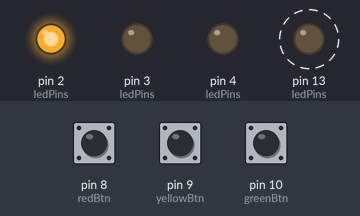
Bench run of a sketch on a simulated Arduino Uno, built with avr-gcc and run on an emulated ATmega328P. Parts: output pins drawn as LEDs (lit = HIGH). Dashed ring = blinking. The inputs (shaded band) are chosen by the test bench; at power-on: pin 10 (greenBtn) LOW, pin 9 (yellowBtn) LOW, pin 8 (redBtn) LOW. Random numbers use the default seed unless the sketch sets one; what the sketch prints to the serial monitor is not drawn.

Above: at 0.73 s.
1.3 s: pin 10 (greenBtn) pulled HIGH for 0.8 s
At 6.8 s:
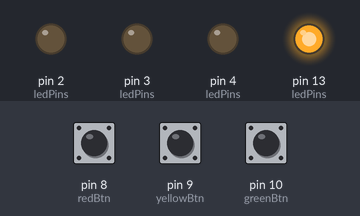
11.2 s: pin 10 (greenBtn) driven LOW
12.7 s: pin 9 (yellowBtn) pulled HIGH for 0.8 s
At 12.85 s:
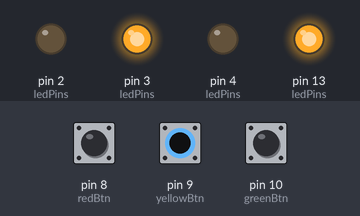
At 14.0 s:
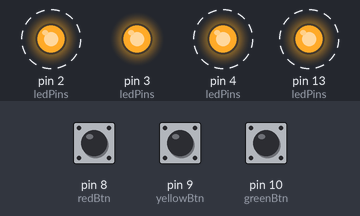
Timing chart, 0 to 17.0 s (numbered marks = the images above; inputs shaded):
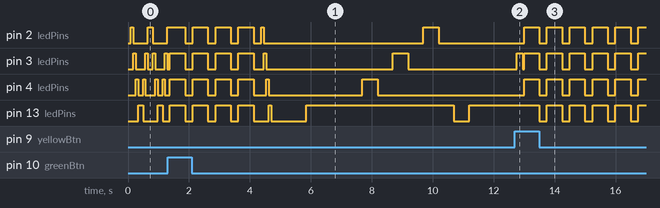

Measured:
- after the input at 11.2 s, every drawn part: stays the same
- after the input at 12.7 s, pin 2 (ledPins), pin 4 (ledPins): alternates HIGH for 0.50 s and LOW for 0.25 s, starting after 0.30 s; pin 3 (ledPins): goes HIGH 0.20 s, LOW 0.05 s, 5 × (HIGH 0.50 s, LOW 0.25 s), then HIGH, starting after 0.05 s; pin 13 (ledPins): alternates HIGH for 0.50 s and LOW for 0.25 s, starting after 0.80 s

The sketch:

simon.ino
```cpp
/*
  Simon Says
*/


// LED Pins
const int LED = 13;      // main
const int green = 2;     // good/continue
const int yellow = 3;    // Simon
const int red = 4;       // error/wrong
// led array
byte ledPins[] = { green, yellow, red, LED };
const int ledTotal = sizeof(ledPins);
byte gamePins[] = { green, yellow, red };
const int gamePinsTotal = sizeof(gamePins);


// set pin numbers:
const int redBtn = 8;
const int yellowBtn = 9;
const int greenBtn = 10;
byte buttons[] = {redBtn, yellowBtn, greenBtn};
const int buttonsTotal = sizeof(buttons);


// game variables
String state = "idle";   // game state
int gameRound = 1;
int pattern[9];
int patternLength = 0;
int playerPattern[9];
int playerPatternLength = 0;


// debouncing madness
long debounceDelay = 50;
// green
int green_buttonState;
int green_lastButtonState = LOW;
long green_lastDebounceTime = 0;
// yellow
int yellow_buttonState;
int yellow_lastButtonState = LOW;
long yellow_lastDebounceTime = 0;
// red
int red_buttonState;
int red_lastButtonState = LOW;
long red_lastDebounceTime = 0;


// setup
// ===================================
void setup() {
  Serial.begin(9600);
  Serial.println();
  Serial.println();
  Serial.println();
  Serial.println("===================================");
  Serial.println("|              SIMON              |");
  Serial.println("===================================");
  Serial.println();
  Serial.println();
  Serial.println();
  Serial.println("yes, hello. this is Simon");
  Serial.println();
  Serial.println();

  // make sure things are random
  randomSeed(analogRead(0));

  // initialize the LED pins (loop through LEDs array)
  for(int led = 0; led < ledTotal; led++) {
    pinMode(ledPins[led], OUTPUT);
  }

  // initialize buttons & enable pull-up resistors on switch pins
  for (byte i=0; i< buttonsTotal; i++) {
    pinMode(buttons[i], INPUT);
  }
}


// loop
// ===================================
void loop() {

// /*
  // check game state
  // ----------------------------
  // idle
  if(state == "idle"){
    // if btn is pressed -> start game
    if (digitalRead(greenBtn) == HIGH) {
      Serial.println("-- start --");
      alert();
      state = "simon";}
    else { knightRider();} // idle LED state
  }

  // game
  if(state == "simon"){
    // setting a new pattern
    simon();
  }

  if(state == "waiting"){
    turnOn(LED);

    // debouncing madness
    // - literally the example code copied 3 times..
    // all of these call registerInput(color);

    // green
    // ----------------------------
    int green_reading = digitalRead(greenBtn);
    if (green_reading != green_lastButtonState) {green_lastDebounceTime = millis();}
    if ((millis() - green_lastDebounceTime) > debounceDelay) {
      if (green_reading != green_buttonState) {
        green_buttonState = green_reading;
        if (green_buttonState == HIGH) {registerInput(green);}
      }
    }
    green_lastButtonState = green_reading;

    // yellow
    // ----------------------------
    int yellow_reading = digitalRead(yellowBtn);
    if (yellow_reading != yellow_lastButtonState) {yellow_lastDebounceTime = millis();}
    if ((millis() - yellow_lastDebounceTime) > debounceDelay) {
      if (yellow_reading != yellow_buttonState) {
        yellow_buttonState = yellow_reading;
        if (yellow_buttonState == HIGH) {registerInput(yellow);}
      }
    }
    yellow_lastButtonState = yellow_reading;

    // red
    // ----------------------------
    int red_reading = digitalRead(redBtn);
    if (red_reading != red_lastButtonState) {red_lastDebounceTime = millis();}
    if ((millis() - red_lastDebounceTime) > debounceDelay) {
      if (red_reading != red_buttonState) {
        red_buttonState = red_reading;
        if (red_buttonState == HIGH) {registerInput(red);}
      }
    }
    red_lastButtonState = red_reading;
  }

  // victory
  if(state == "victory"){
    alert();
    knightRider();
    delay(500);
    knightRider();
    if (digitalRead(greenBtn) == HIGH) {
      Serial.println("-- start --");
      alert();
      state = "simon";
    }
  }
// */

}


// game functions
// ===================================
void simon() {
  // /* ---------------------------- */
  // /             SIMON              /
  // /* ---------------------------- */
  // the game round determines the number of times each LED is turned on
  //    round 1 - all LEDs will be turned on once
  //    round 3 - all LEDs will be turned on 3 times
  // the order in which they are turned on is randomized
  // the player must match the pattern

  if(gameRound > 3) {
    Serial.println("you won!!!");
    state = "victory";
  } else {
    // make pattern
    generatePattern();

    Serial.print("Round: ");
    Serial.println(gameRound);

    // show pattern
    showPattern();

    // reset the user
    playerPatternLength = 0;

    // bring us back to Simon
    state = "waiting";
  }
}

void generatePattern() {
  // each LED gets turned on x game round
  // ----------------------------
  // shit gets weird here.
  // i'd be lying if i said i completely understood what i did here
  // koffee

  int one = patternLength;  // 0, 3, 6
  int two = one+1;          // 1, 4, 7
  int three = one+2;        // 2, 5, 8

  // get first random LED (2, 3, 4)
  int led = random(2, 5);
  pattern[one] = led;

  // 2
  if(led == 2) {
    pattern[two] = random(3, 5);
    // 2, 3
    if(pattern[two] == 3){
      pattern[three] = 4;   // 2, 3, 4
    }
    // 2, 4
    else {
      pattern[three] = 3;   // 2, 4, 3
    }
  // 3
  } else if(led == 3){
    // random choice between what happens here
    int coin = random(1, 3);
    if(coin == 1){
      // 3, 4, 2
      pattern[two] = 4;
      pattern[three] = 2;
    } else {
      // 3, 2, 4
      pattern[two] = 2;
      pattern[three] = 4;
    }
  // 4
  } else if(led == 4){
    pattern[two] = random(2, 4);
    // 4, 3
    if(pattern[two] == 3){
      pattern[three] = 2;   // 4, 3, 2
    }
    // 4, 2
    else {
      pattern[three] = 3;   // 4, 2, 3
    }
  }

  // increment patternLength
  patternLength += 3; // 3,6,9
  // patternLength = gameRound * gamePins; // 3,6,9
}

void showPattern() {
  waveLeft();
  delay(1000);
  // turn on LED
  turnOn(LED);
  Serial.print("blink ");
  Serial.print(gameRound);
  Serial.println(" times");
  for(int j=0; j<gameRound; j++){
    turnOff(LED);
    delay(150);
    turnOn(LED);
    Serial.print(j+1);
    Serial.print("-");
    delay(850);

  }
  Serial.println();
  delay(1000);


  for(int i=0; i<patternLength; i++){
    Serial.print(pattern[i]);
    Serial.print(" - ");
    turnOn(pattern[i]);
    delay(500);
    turnOff(pattern[i]);
    delay(500);
  }

  // let it sink in
  turnOff(LED);
  delay(500);
}


void registerInput(int led) {
  turnOn(led);
  delay(200);
  turnOff(led);

  playerPattern[playerPatternLength] = led;
  playerPatternLength++;

  comparePatterns();

  if(playerPatternLength == patternLength){
    Serial.println("next level");
    gameRound++;
    state = "simon";
  }
}

void comparePatterns() {
  Serial.println();

  for(int i=0; i<playerPatternLength; i++){
    if(playerPattern[i] != pattern[i]){
      error();
    } else {
      Serial.print(playerPattern[i]);
      Serial.print(" - ");
    }
  }
}

void error() {
  Serial.println();
  Serial.println("===================================");
  Serial.println("sorry, but you done goofed.");
  Serial.println("===================================");
  Serial.println();
  alert();
  alert(); // yay copy & paste

  state = "idle";
  gameRound = 1;
  patternLength = 0;
}


// convenience functions
// ===================================
void turnOn(int led) {digitalWrite(led, HIGH);}
void turnOff(int led) {digitalWrite(led, LOW);}


// light effects
// ===================================

void waveLeft() {
  for(int led = 0; led < ledTotal; led++) {
    turnOn(ledPins[led]);
    delay(80);
    turnOff(ledPins[led]);
  }
}
void waveRight() {
  for(int led = ledTotal-1; led >= 0; led--) {
    turnOn(ledPins[led]);
    delay(80);
    turnOff(ledPins[led]);
  }
}

// turn on all leds
void turnOnAllLEDs() {
  for(int led = 0; led < ledTotal; led++) {
    turnOn(ledPins[led]);
  }
}

// turn off all leds
void turnOffAllLEDs() {
  for(int led = 0; led < ledTotal; led++) {
    turnOff(ledPins[led]);
  }
}


// idle
void knightRider() {
  waveLeft();
  waveRight();
}

// alert
void alert() {
  for(int i=0; i<4; i++){
    turnOnAllLEDs();
    delay(500);
    turnOffAllLEDs();
    delay(250);
  }
}
```
